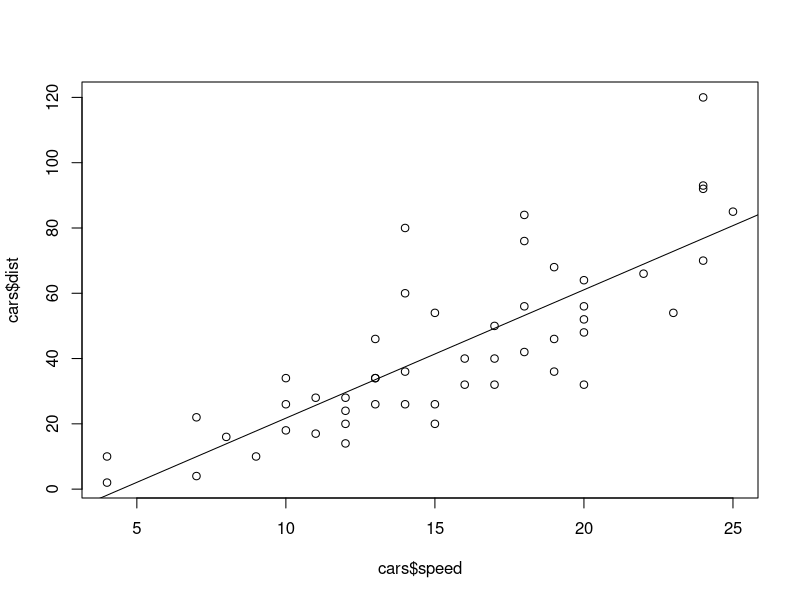

Generate this figure with R:
## ---- chunk 1
summary(cars)
str(cars)
head(cars)
## ---- chunk 2

mylm <- lm(cars$dist ~ cars$speed)
mylm

plot(cars$speed,cars$dist)
abline(mylm)

## ---- chunk 3

cor(cars$speed,cars$dist)
cor.test(cars$speed,cars$dist)

## ---- chunk 4
sessionInfo()
